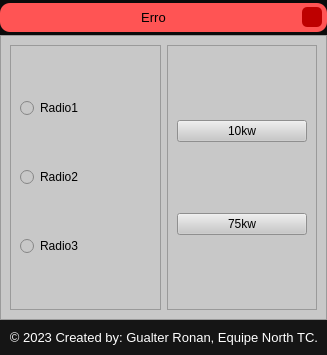
<?xml version="1.0" encoding="UTF-8"?>
<ui version="4.0">
 <class>MainWindow</class>
 <widget class="QMainWindow" name="MainWindow">
  <property name="geometry">
   <rect>
    <x>0</x>
    <y>0</y>
    <width>323</width>
    <height>355</height>
   </rect>
  </property>
  <property name="windowTitle">
   <string>template</string>
  </property>
  <widget class="QWidget" name="centralwidget">
   <layout class="QVBoxLayout" name="verticalLayout">
    <property name="spacing">
     <number>0</number>
    </property>
    <property name="leftMargin">
     <number>0</number>
    </property>
    <property name="topMargin">
     <number>0</number>
    </property>
    <property name="rightMargin">
     <number>0</number>
    </property>
    <property name="bottomMargin">
     <number>0</number>
    </property>
    <item>
     <widget class="QFrame" name="top_bar">
      <property name="minimumSize">
       <size>
        <width>0</width>
        <height>35</height>
       </size>
      </property>
      <property name="maximumSize">
       <size>
        <width>16777215</width>
        <height>35</height>
       </size>
      </property>
      <property name="styleSheet">
       <string notr="true">background-color: rgb(11, 11, 11);</string>
      </property>
      <property name="frameShape">
       <enum>QFrame::NoFrame</enum>
      </property>
      <property name="frameShadow">
       <enum>QFrame::Raised</enum>
      </property>
      <layout class="QHBoxLayout" name="horizontalLayout_2">
       <property name="spacing">
        <number>0</number>
       </property>
       <property name="leftMargin">
        <number>0</number>
       </property>
       <property name="topMargin">
        <number>3</number>
       </property>
       <property name="rightMargin">
        <number>0</number>
       </property>
       <property name="bottomMargin">
        <number>3</number>
       </property>
       <item>
        <widget class="QFrame" name="frame_erro">
         <property name="maximumSize">
          <size>
           <width>400</width>
           <height>16777215</height>
          </size>
         </property>
         <property name="styleSheet">
          <string notr="true">background-color: rgb(255, 84, 84);
border-radius: 10px;</string>
         </property>
         <property name="frameShape">
          <enum>QFrame::NoFrame</enum>
         </property>
         <property name="frameShadow">
          <enum>QFrame::Raised</enum>
         </property>
         <layout class="QHBoxLayout" name="horizontalLayout_3">
          <property name="spacing">
           <number>0</number>
          </property>
          <property name="leftMargin">
           <number>5</number>
          </property>
          <property name="topMargin">
           <number>0</number>
          </property>
          <property name="rightMargin">
           <number>5</number>
          </property>
          <property name="bottomMargin">
           <number>0</number>
          </property>
          <item>
           <widget class="QLabel" name="label_erro">
            <property name="font">
             <font>
              <family>Segoe UI</family>
              <pointsize>10</pointsize>
             </font>
            </property>
            <property name="text">
             <string>Erro</string>
            </property>
            <property name="alignment">
             <set>Qt::AlignCenter</set>
            </property>
           </widget>
          </item>
          <item>
           <widget class="QPushButton" name="bt_cl_popup">
            <property name="maximumSize">
             <size>
              <width>20</width>
              <height>20</height>
             </size>
            </property>
            <property name="cursor">
             <cursorShape>PointingHandCursor</cursorShape>
            </property>
            <property name="styleSheet">
             <string notr="true">QPushButton {
	border-radius: 5px;
	background-image: url(:/close_img/imagens/cil-x.png);
	background-position: center;
	background-color: rgb(190, 0, 0);
}
QPushButton:hover{
	color: rgb(255, 255, 255);
	background-color: rgb(165, 0, 0);
}
QPushButton:pressed {
	color: rgb(255, 255, 255);
	background-color: rgb(190, 0, 0);
}</string>
            </property>
            <property name="text">
             <string/>
            </property>
           </widget>
          </item>
         </layout>
        </widget>
       </item>
      </layout>
     </widget>
    </item>
    <item>
     <widget class="QFrame" name="main_frame">
      <property name="styleSheet">
       <string notr="true">background-color: rgb(200, 200, 200);</string>
      </property>
      <property name="frameShape">
       <enum>QFrame::StyledPanel</enum>
      </property>
      <property name="frameShadow">
       <enum>QFrame::Raised</enum>
      </property>
      <layout class="QHBoxLayout" name="horizontalLayout">
       <item>
        <widget class="QFrame" name="frame">
         <property name="frameShape">
          <enum>QFrame::StyledPanel</enum>
         </property>
         <property name="frameShadow">
          <enum>QFrame::Raised</enum>
         </property>
         <layout class="QVBoxLayout" name="verticalLayout_3">
          <item>
           <widget class="QRadioButton" name="rd1">
            <property name="text">
             <string>Radio1</string>
            </property>
           </widget>
          </item>
          <item>
           <widget class="QRadioButton" name="rd2">
            <property name="text">
             <string>Radio2</string>
            </property>
           </widget>
          </item>
          <item>
           <widget class="QRadioButton" name="rd3">
            <property name="text">
             <string>Radio3</string>
            </property>
           </widget>
          </item>
         </layout>
        </widget>
       </item>
       <item>
        <widget class="QFrame" name="frame_2">
         <property name="frameShape">
          <enum>QFrame::StyledPanel</enum>
         </property>
         <property name="frameShadow">
          <enum>QFrame::Raised</enum>
         </property>
         <layout class="QVBoxLayout" name="verticalLayout_4">
          <item>
           <widget class="QPushButton" name="bt1">
            <property name="text">
             <string>10kw</string>
            </property>
           </widget>
          </item>
          <item>
           <widget class="QPushButton" name="bt2">
            <property name="text">
             <string>75kw</string>
            </property>
           </widget>
          </item>
         </layout>
        </widget>
       </item>
      </layout>
     </widget>
    </item>
    <item>
     <widget class="QFrame" name="bottom_bar">
      <property name="maximumSize">
       <size>
        <width>16777215</width>
        <height>35</height>
       </size>
      </property>
      <property name="styleSheet">
       <string notr="true">background-color: rgb(21, 21, 21);</string>
      </property>
      <property name="frameShape">
       <enum>QFrame::NoFrame</enum>
      </property>
      <property name="frameShadow">
       <enum>QFrame::Raised</enum>
      </property>
      <layout class="QVBoxLayout" name="verticalLayout_2">
       <item>
        <widget class="QLabel" name="label_credits">
         <property name="font">
          <font>
           <pointsize>10</pointsize>
          </font>
         </property>
         <property name="styleSheet">
          <string notr="true">color: rgb(255, 255, 255);</string>
         </property>
         <property name="text">
          <string>© 2023 Created by: Gualter Ronan, Equipe North TC.</string>
         </property>
         <property name="alignment">
          <set>Qt::AlignRight|Qt::AlignTrailing|Qt::AlignVCenter</set>
         </property>
        </widget>
       </item>
      </layout>
     </widget>
    </item>
   </layout>
  </widget>
 </widget>
 <resources>
  <include location="../TEMPLATE/file_rcs.qrc"/>
 </resources>
 <connections/>
</ui>
